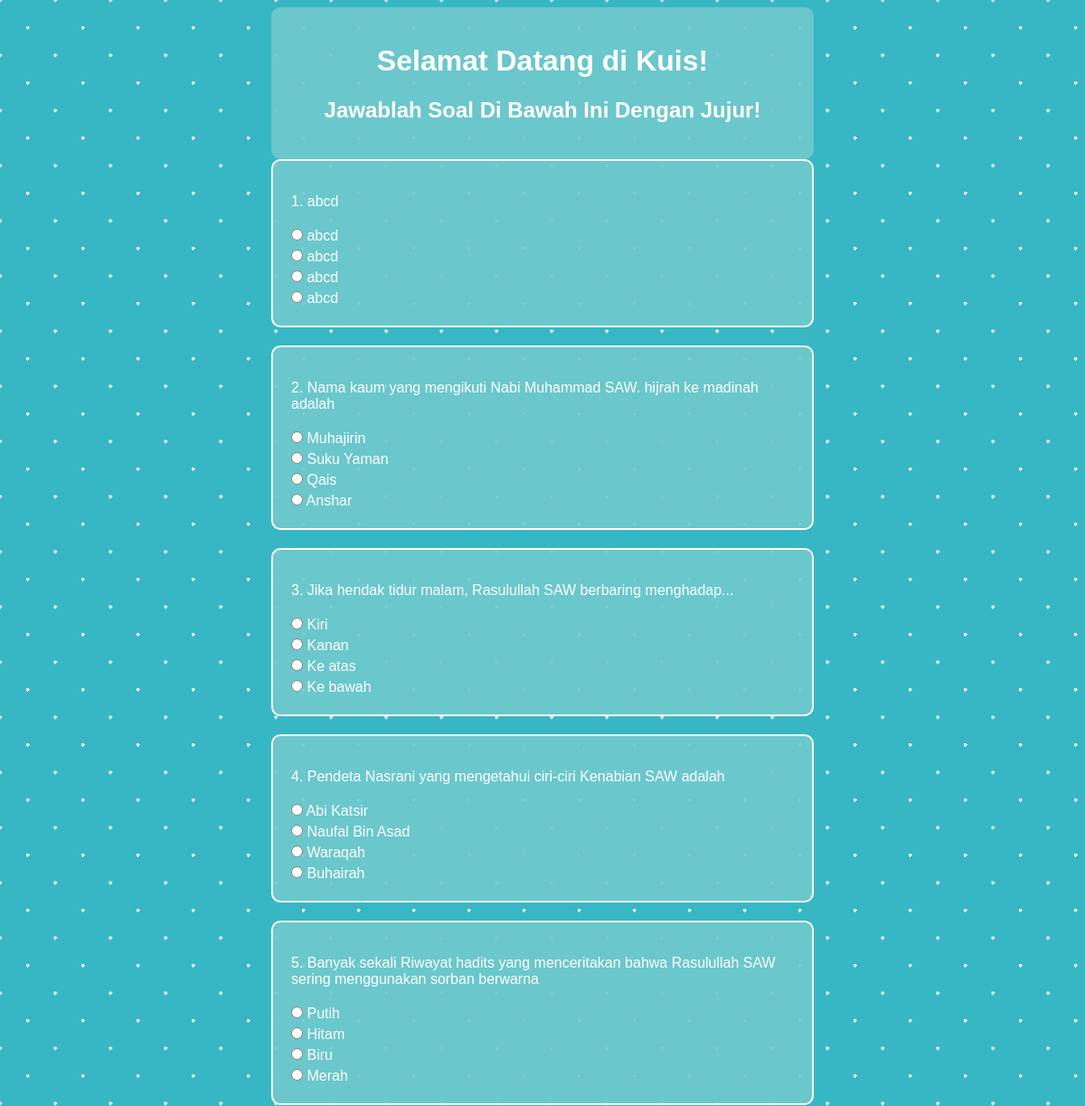
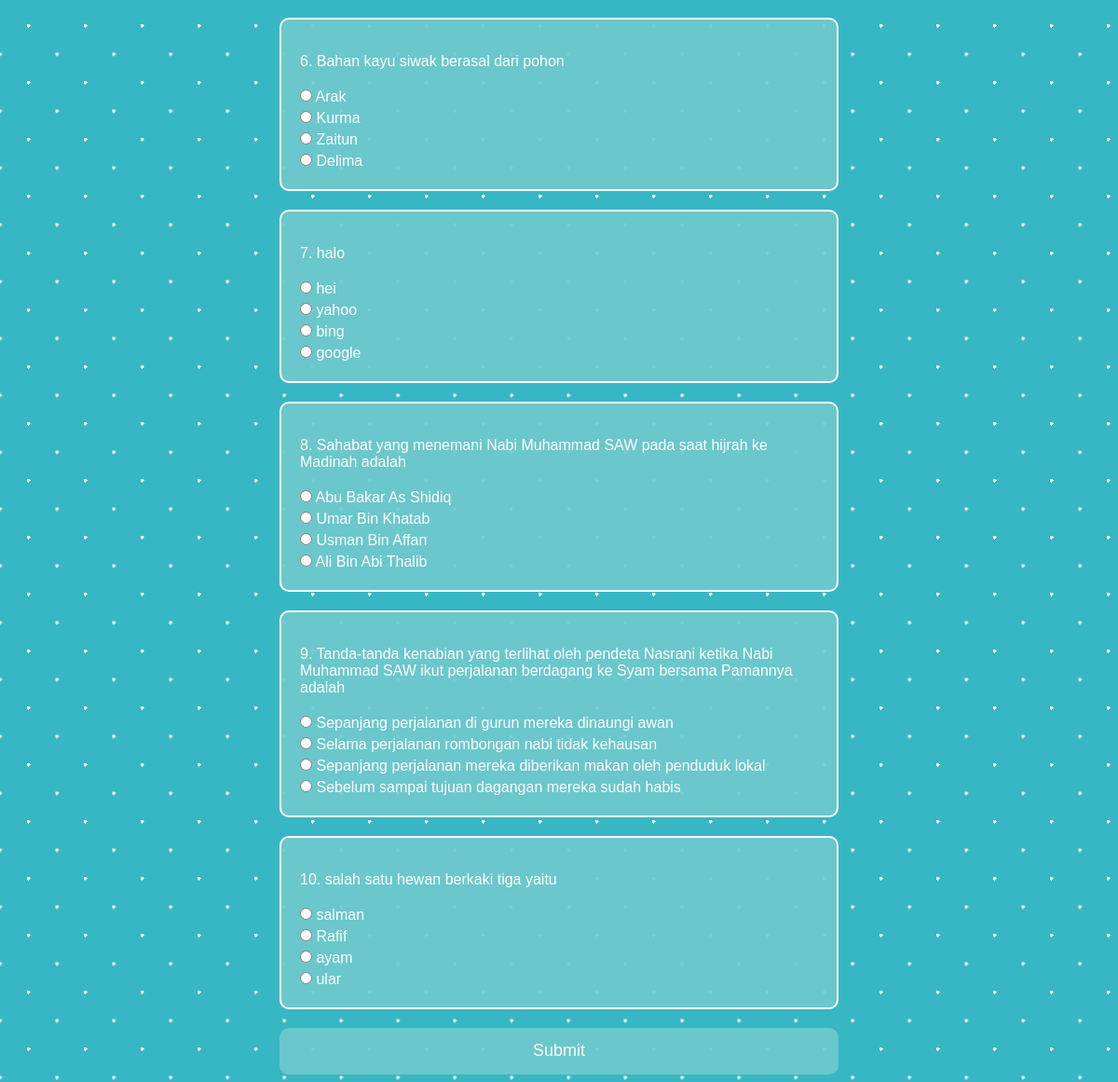
/quiz_siswa/halaman_soal.php, run on the app's committed database (2 pictures, top to bottom).
### tables this page shows
CREATE TABLE data_soal(
  id INTEGER PRIMARY KEY,
  soal TEXT NOT NULL UNIQUE,  -- Menambahkan constraint UNIQUE pada kolom soal
  jawaban_A TEXT NOT NULL,
  jawaban_B TEXT NOT NULL,
  jawaban_C TEXT NOT NULL,
  jawaban_D TEXT NOT NULL,
  jawaban_benar TEXT NOT NULL
 );

### quiz_siswa/halaman_soal.php (the view, shortened to what this page needs)
<?php
$db = new SQLite3('../quiz.sqlite');
?>
<!DOCTYPE html>
<html lang="id">
<head>
</head>
<body>
<div class="container">
    <div class="title-soal">
        <h1>Selamat Datang di Kuis!</h1>
        <h2>Jawablah Soal Di Bawah Ini Dengan Jujur!</h2>
    </div>
    <form method="POST" action="tampilan.php">
        <?php
        $result = $db->query("SELECT * FROM data_soal ORDER BY RANDOM() LIMIT 10");
        $no=1;
        while ($row = $result->fetchArray()) { ?>
            <div class="card-soal">
                <p><?php echo $no;?>. <?php echo htmlspecialchars($row['soal']); ?></p>
                <input type="radio" name="jawaban<?php echo $row['id']; ?>" value="A" required> <?php echo htmlspecialchars($row['jawaban_A']); ?><br>
                <input type="radio" name="jawaban<?php echo $row['id']; ?>" value="B"> <?php echo htmlspecialchars($row['jawaban_B']); ?><br>
                <input type="radio" name="jawaban<?php echo $row['id']; ?>" value="C"> <?php echo htmlspecialchars($row['jawaban_C']); ?><br>
                <input type="radio" name="jawaban<?php echo $row['id']; ?>" value="D"> <?php echo htmlspecialchars($row['jawaban_D']); ?><br>
            </div>
        <?php
    $no++;
    }
    ?>
        <button type="submit" class="submit-button">Submit</button>
    </form>
</div>
</body>
</html>

### quiz_siswa/halaman_soal.php (style rules this page uses)
body { font-family: Arial, sans-serif; background-color: #37b7c3; background-image: radial-gradient(#ebf4f6 2px, transparent 2px), radial-gradient(#ebf4f6 2px, transparent 2px); background-size: 61px 61px; background-position: 0 0, 30.5px 30.5px; color: white; }
.container { margin-top: 50px; max-width: 600px; margin: auto; }
.title-soal { padding: 20px; background-color: rgba(113, 201, 206, 0.9); border-radius: 10px; text-align: center; }
.card-soal { background-color: rgba(113, 201, 206, 0.9); padding: 20px; border-radius: 10px; margin-bottom: 20px; border: 2px solid white; }
input[type="radio"] { margin: 5px 0; }
.submit-button { width: 100%; height: 50px; background-color: rgba(113, 201, 206, 0.9); border: none; border-radius: 10px; font-size: 18px; color: white; cursor: pointer; transition: background-color 0.3s; }

### data on the page
data_soal: soal "abcd", jawaban_A "abcd", jawaban_B "abcd", jawaban_C "abcd", jawaban_D "abcd"
data_soal: soal "Nama kaum yang mengikuti Nabi Muhammad SAW. hijrah ke madinah adalah", jawaban_A "Muhajirin", jawaban_B "Suku Yaman", jawaban_C "Qais", jawaban_D "Anshar"
data_soal: soal "Jika hendak tidur malam, Rasulullah SAW berbaring menghadap...", jawaban_A "Kiri", jawaban_B "Kanan", jawaban_C "Ke atas", jawaban_D "Ke bawah"
data_soal: soal "Pendeta Nasrani yang mengetahui ciri-ciri Kenabian SAW adalah", jawaban_A "Abi Katsir", jawaban_B "Naufal Bin Asad", jawaban_C "Waraqah", jawaban_D "Buhairah"
data_soal: soal "Banyak sekali Riwayat hadits yang menceritakan bahwa Rasulullah SAW sering menggunakan sorban berwarna", jawaban_A "Putih", jawaban_B "Hitam", jawaban_C "Biru", jawaban_D "Merah"
data_soal: soal "Bahan kayu siwak berasal dari pohon", jawaban_A "Arak", jawaban_B "Kurma", jawaban_C "Zaitun", jawaban_D "Delima"
data_soal: soal "halo", jawaban_A "hei", jawaban_B "yahoo", jawaban_C "bing", jawaban_D "google"
data_soal: soal "Sahabat yang menemani Nabi Muhammad SAW pada saat hijrah ke Madinah adalah", jawaban_A "Abu Bakar As Shidiq", jawaban_B "Umar Bin Khatab", jawaban_C "Usman Bin Affan", jawaban_D "Ali Bin Abi Thalib"
data_soal: soal "Tanda-tanda kenabian yang terlihat oleh pendeta Nasrani ketika Nabi Muhammad SAW ikut perjalanan berdagang ke Syam bersama Pamannya adalah", jawaban_A "Sepanjang perjalanan di gurun mereka dinaungi awan", jawaban_B "Selama perjalanan rombongan nabi tidak kehausan", jawaban_C "Sepanjang perjalanan mereka diberikan makan oleh penduduk lokal", jawaban_D "Sebelum sampai tujuan dagangan mereka sudah habis"
data_soal: soal "salah satu hewan berkaki tiga yaitu", jawaban_A "salman", jawaban_B "Rafif", jawaban_C "ayam", jawaban_D "ular"
